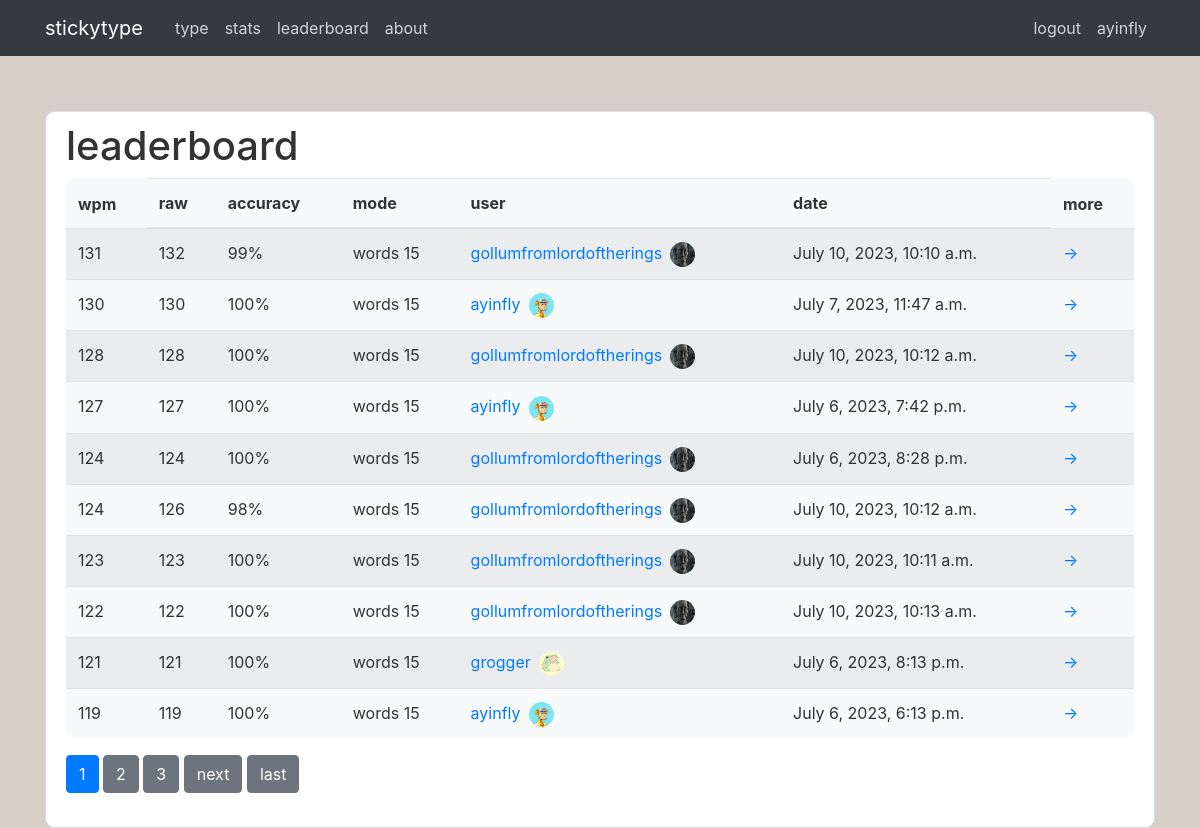
Page /leaderboard/ (signed in) on the committed database.
### type/models.py (models this page shows, shortened)
class Stat(models.Model):
    author = models.ForeignKey(User, on_delete=models.CASCADE)
    wpm_total = models.PositiveSmallIntegerField(default=0)
    wpm_raw = models.PositiveSmallIntegerField(default=0)
    time = models.DateTimeField(auto_now_add=True)
    accuracy = models.PositiveSmallIntegerField(default=0)
    mode = models.CharField(max_length=20, default='')

### users/models.py (models this page shows, shortened)
class Profile(models.Model):
    user = models.OneToOneField(User, on_delete=models.CASCADE)
    image = models.ImageField(default='default.jpg', upload_to='profile_pics')

### type/views.py (the view)
# urls.py: path("leaderboard/", LeaderboardListView.as_view(), name='type-leaderboard'),
class LeaderboardListView(ListView):
    model = Stat
    template_name = 'type/leaderboard.html'
    context_object_name = 'stats'
    ordering = ['-wpm_total']
    paginate_by = 10
    def get_context_data(self, **kwargs):
        context = super().get_context_data(**kwargs)
        context['title'] = 'leaderboard'
        return context

### type/templates/type/leaderboard.html (shortened to what this page needs)
{% extends "type/base.html" %}
{% block content%}
    <div class="content-section">
        <h1>leaderboard</h1>
        <table class="table table-hover table-striped bg-light round">
            <thead>
                <tr>
                    <th scope="col" style="border: none;">wpm</th>
                    <th scope="col">raw</th>
                    <th scope="col">accuracy</th>
                    <th scope="col">mode</th>
                    <th scope="col">user</th>
                    <th scope="col">date</th>
                    <th scope="col" style="border: none;">more</th>
                </tr>
            </thead>
            <tbody>
                {% for stat in stats %}
                    <tr>
                        <td>{{ stat.wpm_total }}</td>
                        <td>{{ stat.wpm_raw }}</td>
                        <td>{{ stat.accuracy }}%</td>
                        <td>{{ stat.mode }}</td>
                        <td><a href="{% url 'type-stats' stat.author.username %}">{{ stat.author.username }}</a><img src="{{ stat.author.profile.image.url }}" class="ml-2 rounded-circle leaderboard-pfp"></td>
                        <td>{{ stat.time }}</td>
                        <td><a href="{% url 'stat-detail' stat.id %}" class="stretched-link">→</a></td>
                    </tr>
                {% endfor %}
            </tbody>
        </table>
        {% if is_paginated %}
            {% for num in page_obj.paginator.page_range %}
                {% if page_obj.number == num %}
                    <a class="btn btn-primary mb-4" href="?page={{ num }}">{{ num }}</a>
                {% elif num > page_obj.number|add:'-3'  and num < page_obj.number|add:'3' %}
                    <a class="btn btn-secondary mb-4" href="?page={{ num }}">{{ num }}</a>
                {% endif %}
            {% endfor %}
            {% if page_obj.has_next %}
                <a class="btn btn-secondary mb-4" href="?page={{ page_obj.next_page_number}}">next</a>
                <a class="btn btn-secondary mb-4" href="?page={{ page_obj.paginator.num_pages }}">last</a>
            {% endif %}
        {% endif %}
    </div>
{% endblock content%}

### type/templates/type/base.html (shortened to what this page needs)
{% load static %}
<!DOCTYPE html>
<html lang="en">
<head>
    <link rel="stylesheet" href="https://cdn.jsdelivr.net/npm/bootstrap@4.0.0/dist/css/bootstrap.min.css">
    <link rel="stylesheet" type="text/css" href="{% static 'type/main.css' %}">
</head>
<body>
    <header class="site-header">
        <nav class="navbar navbar-expand-md navbar-dark bg-dark fixed-top">
            <div class="container">
                <a class="navbar-brand mr-4" href="/">stickytype</a>
                <div class="collapse navbar-collapse" id="navbarToggle">
                    <div class="navbar-nav mr-auto">
                        <a class="nav-item nav-link" href="{% url 'type-home' %}">type</a>
                        {% if user.is_authenticated %}
                            <a class="nav-item nav-link" href="{% url 'type-stats' user.username %}">stats</a>
                        {% endif %}
                        <a class="nav-item nav-link" href="{% url 'type-leaderboard' %}">leaderboard</a>
                        <a class="nav-item nav-link" href="{% url 'type-about' %}">about</a>
                    </div>
                    <div class="navbar-nav">
                        {% if user.is_authenticated %}
                            <a class="nav-item nav-link" href="{% url 'logout' %}">logout</a>
                            <a class="nav-item nav-link" href="{% url 'profile' %}">{{ user.username }}</a>
                        {% else %}
                            <a class="nav-item nav-link" href="{% url 'login' %}">login</a>
                            <a class="nav-item nav-link" href="{% url 'register' %}">register</a>
                        {% endif %}
                    </div>
                </div>
            </div>
        </nav>
    </header>
    <main role="main" class="container">
        {% block content %}{% endblock %}
    </main>
</body>
</html>

### type/static/type/main.css (style rules this page uses)
* { margin: 0; padding: 0; box-sizing: border-box; }
body { color: #333333; display: flex; align-items: center; background: #D7CEC7; }
.round { border-radius: 10px; }
.site-header .navbar-nav .nav-link { color: #cbd5db; }
.leaderboard-pfp { height: 25px; width: 25px; }
.content-section { background: #ffffff; padding: 10px 20px; border: 1px solid #dddddd; border-radius: 10px; margin-top: 10%; }

### rows in the picture
Stat: wpm_total "131", wpm_raw "132", accuracy "99", mode "words 15", author.username "gollumfromlordoftherings", author.profile.image (picture), time "July 10, 2023, 10:10 a.m."
Stat: wpm_total "130", wpm_raw "130", accuracy "100", mode "words 15", author.username "ayinfly", author.profile.image (picture), time "July 7, 2023, 11:47 a.m."
Stat: wpm_total "128", wpm_raw "128", accuracy "100", mode "words 15", author.username "gollumfromlordoftherings", author.profile.image (picture), time "July 10, 2023, 10:12 a.m."
Stat: wpm_total "127", wpm_raw "127", accuracy "100", mode "words 15", author.username "ayinfly", author.profile.image (picture), time "July 6, 2023, 7:42 p.m."
Stat: wpm_total "124", wpm_raw "124", accuracy "100", mode "words 15", author.username "gollumfromlordoftherings", author.profile.image (picture), time "July 6, 2023, 8:28 p.m."
Stat: wpm_total "124", wpm_raw "126", accuracy "98", mode "words 15", author.username "gollumfromlordoftherings", author.profile.image (picture), time "July 10, 2023, 10:12 a.m."
Stat: wpm_total "123", wpm_raw "123", accuracy "100", mode "words 15", author.username "gollumfromlordoftherings", author.profile.image (picture), time "July 10, 2023, 10:11 a.m."
Stat: wpm_total "122", wpm_raw "122", accuracy "100", mode "words 15", author.username "gollumfromlordoftherings", author.profile.image (picture), time "July 10, 2023, 10:13 a.m."
Stat: wpm_total "121", wpm_raw "121", accuracy "100", mode "words 15", author.username "grogger", author.profile.image (picture), time "July 6, 2023, 8:13 p.m."
Stat: wpm_total "119", wpm_raw "119", accuracy "100", mode "words 15", author.username "ayinfly", author.profile.image (picture), time "July 6, 2023, 6:13 p.m."

### other values in the picture
{{ user.username }} "ayinfly"
{{ num }} "1"
{{ num }} "2" "3"
